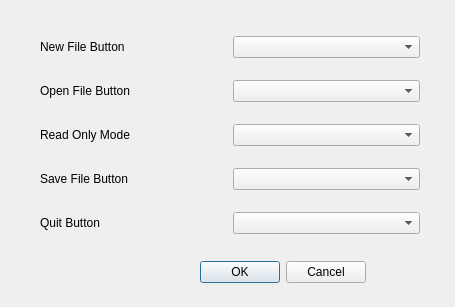
<?xml version="1.0" encoding="UTF-8"?>
<ui version="4.0">
 <class>PreferencesDialog</class>
 <widget class="QDialog" name="PreferencesDialog">
  <property name="geometry">
   <rect>
    <x>0</x>
    <y>0</y>
    <width>455</width>
    <height>307</height>
   </rect>
  </property>
  <property name="windowTitle">
   <string>Dialog</string>
  </property>
  <widget class="QDialogButtonBox" name="buttonBox">
   <property name="geometry">
    <rect>
     <x>200</x>
     <y>260</y>
     <width>166</width>
     <height>24</height>
    </rect>
   </property>
   <property name="standardButtons">
    <set>QDialogButtonBox::Cancel|QDialogButtonBox::Ok</set>
   </property>
  </widget>
  <widget class="QWidget" name="layoutWidget">
   <property name="geometry">
    <rect>
     <x>40</x>
     <y>20</y>
     <width>380</width>
     <height>231</height>
    </rect>
   </property>
   <layout class="QVBoxLayout" name="verticalLayout">
    <item>
     <layout class="QHBoxLayout" name="horizontalLayout">
      <item>
       <widget class="QLabel" name="label">
        <property name="text">
         <string>New File Button</string>
        </property>
       </widget>
      </item>
      <item>
       <widget class="QComboBox" name="newFileComboBox"/>
      </item>
     </layout>
    </item>
    <item>
     <layout class="QHBoxLayout" name="horizontalLayout_2">
      <item>
       <widget class="QLabel" name="label_2">
        <property name="text">
         <string>Open File Button</string>
        </property>
       </widget>
      </item>
      <item>
       <widget class="QComboBox" name="openFileComboBox"/>
      </item>
     </layout>
    </item>
    <item>
     <layout class="QHBoxLayout" name="horizontalLayout_3">
      <item>
       <widget class="QLabel" name="label_3">
        <property name="text">
         <string>Read Only Mode</string>
        </property>
       </widget>
      </item>
      <item>
       <widget class="QComboBox" name="readOnlyComboBox"/>
      </item>
     </layout>
    </item>
    <item>
     <layout class="QHBoxLayout" name="horizontalLayout_4">
      <item>
       <widget class="QLabel" name="label_4">
        <property name="text">
         <string>Save File Button</string>
        </property>
       </widget>
      </item>
      <item>
       <widget class="QComboBox" name="saveFileComboBox"/>
      </item>
     </layout>
    </item>
    <item>
     <layout class="QHBoxLayout" name="horizontalLayout_5">
      <item>
       <widget class="QLabel" name="label_5">
        <property name="text">
         <string>Quit Button</string>
        </property>
       </widget>
      </item>
      <item>
       <widget class="QComboBox" name="quitComboBox"/>
      </item>
     </layout>
    </item>
   </layout>
  </widget>
 </widget>
 <resources/>
 <connections/>
</ui>
